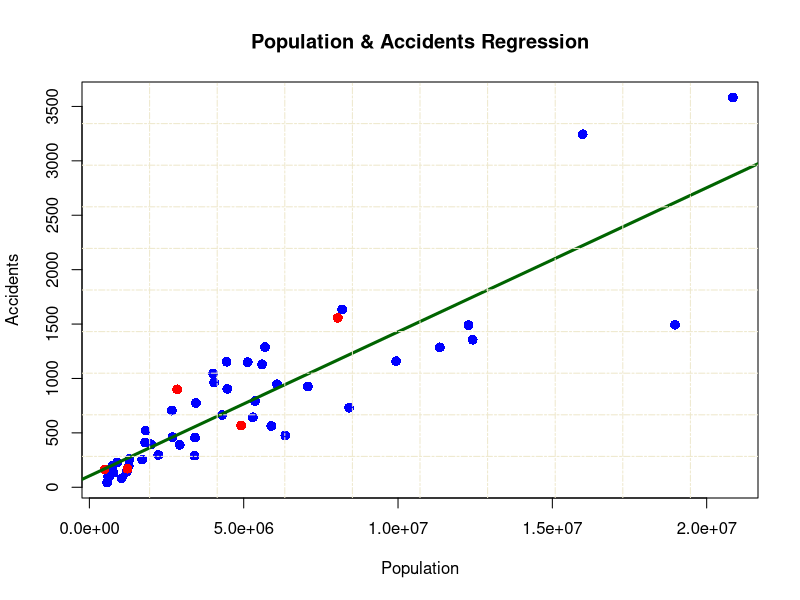

Recreate this plot in R.
#Load Train and Test datasets
train = read.csv('population_accidents_training.csv')
test = read.csv('population_accidents_testing.csv')
print(summary(train))  
print(summary(test))  

#x <- data.frame(cbind(train$x_train,train$y_train))
x_test <- data.frame(x_train=test$x_test)

# Train the model using the training sets and check score
linear <- lm(y_train ~ x_train, data = train)
summary(linear)

#Predict Output
y_predicted_test=predict(linear,newdata= x_test) 

# Give the chart file a name.
png(file = "linearregression-r.png")

# Plot the data.
plot(train$x_train, train$y_train,col = "blue",main = "Population & Accidents Regression",
cex = 1.3,pch = 16,xlab = "Population",ylab = "Accidents")
points(test$x_test, test$y_test,col = "red",cex = 1.3,pch = 16)
abline(linear, col="darkgreen",lwd=3)
grid (10,10, lty = 6, col = "cornsilk2")
#legend("bottomright", c("Training Data","Test Data","Fit"), inset=.05, lty=1:2, cex=0.8)
  	
# Save the plot file.
dev.off()
